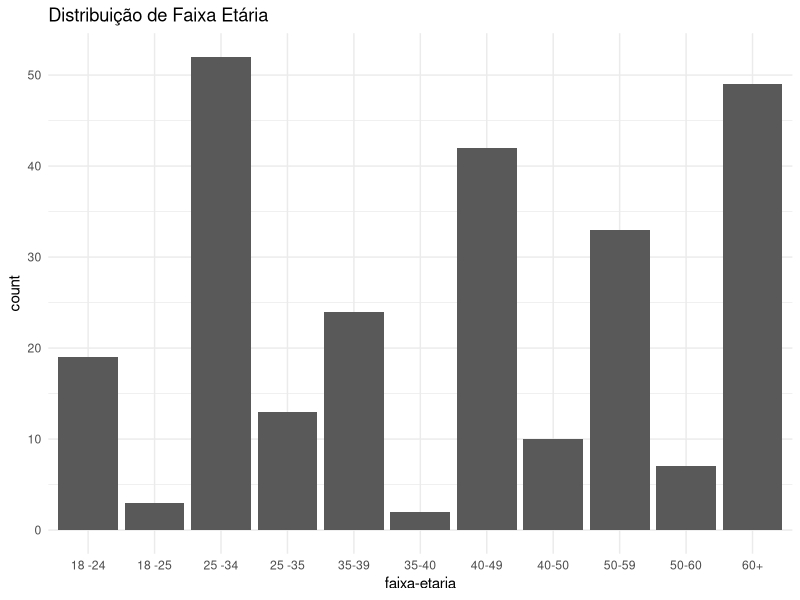
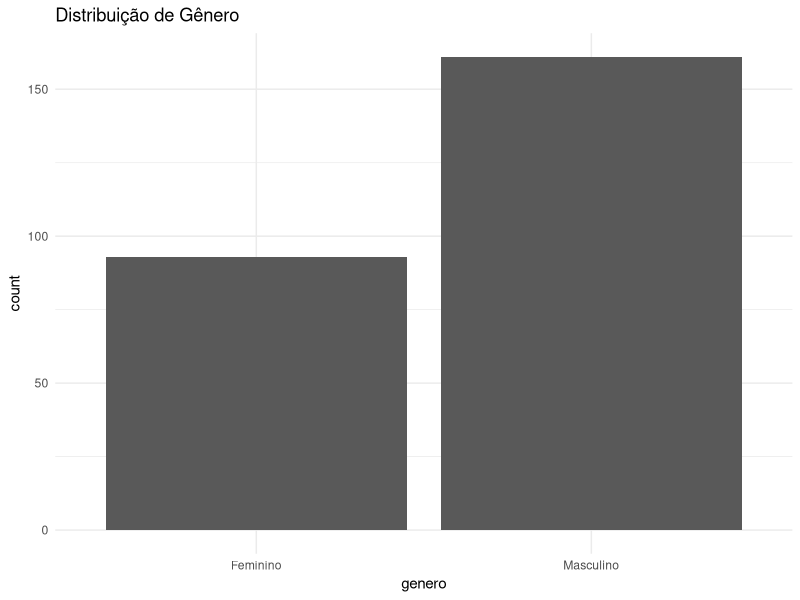
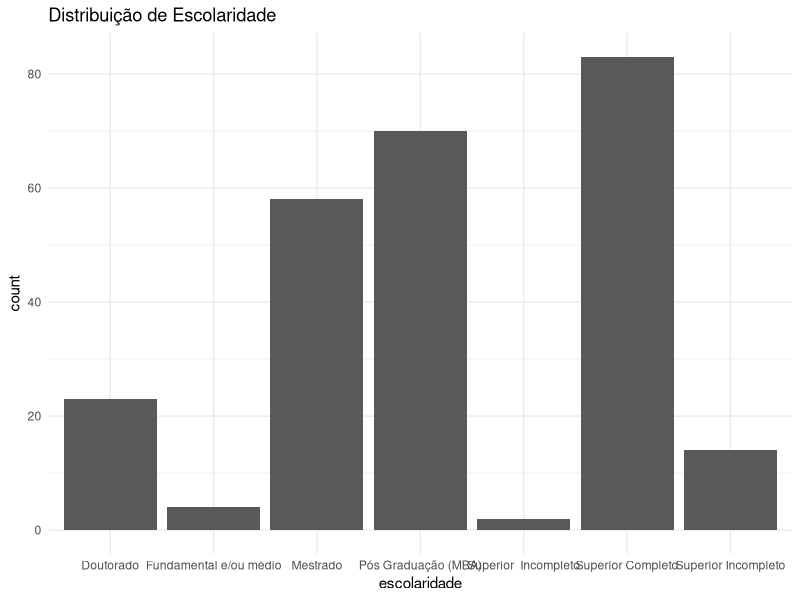
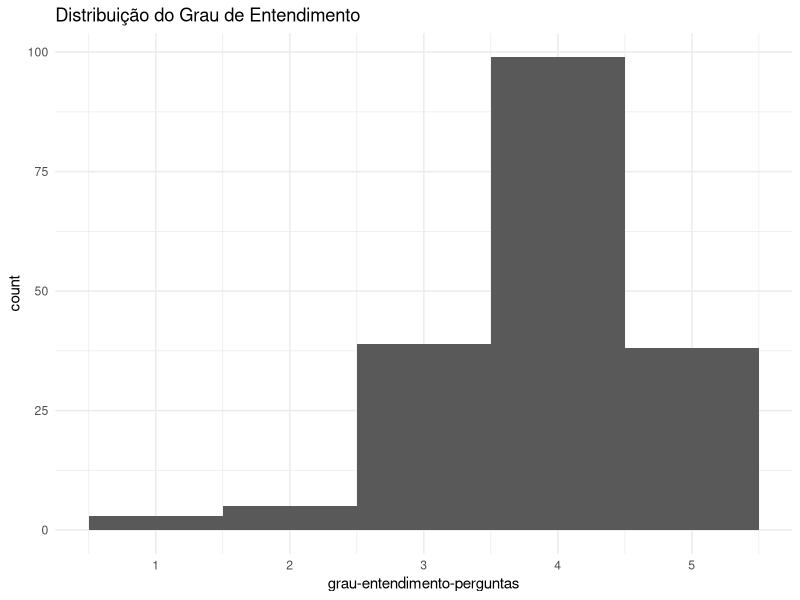

Reproduce these figures in R, in order.
# Instalar pacotes necessários (se não tiverem sido instalados)
if (!("ggplot2") %in% installed.packages()) install.packages("ggplot2")
if (!("dplyr") %in% installed.packages()) install.packages("dplyr")
if (!("readxl") %in% installed.packages()) install.packages("readxl")

# Carregar pacotes
library(readxl)
library(dplyr)
library(ggplot2)

# Carregar os dados
df <- read_excel("./dados/avaliacao-chatgpt.xlsx", sheet = "Respostas ao formulário 1")

# 1. Visualizar as primeiras linhas do dataset
head(df)

# 2. Resumo das variáveis categóricas
summary(df)

# 3. Identificar valores ausentes
na_counts <- colSums(is.na(df))
print(na_counts)

# 4. Distribuição de variáveis categóricas
ggplot(df, aes(x = `faixa-etaria`)) + geom_bar() + theme_minimal() + labs(title = "Distribuição de Faixa Etária")

ggplot(df, aes(x = genero)) + geom_bar() + theme_minimal() + labs(title = "Distribuição de Gênero")

ggplot(df, aes(x = escolaridade)) + geom_bar() + theme_minimal() + labs(title = "Distribuição de Escolaridade")

# 5. Visualização de variáveis numéricas
ggplot(df, aes(x = `grau-entendimento-perguntas`)) + 
  geom_histogram(bins = 5) + 
  theme_minimal() + 
  labs(title = "Distribuição do Grau de Entendimento")

# 6. Análise de correlação entre variáveis numéricas (exemplo com grau de entendimento)
correlacao <- cor(df$`grau-entendimento-perguntas`, df$`quanto-ia-substituir`, use="complete.obs")
print(correlacao)
